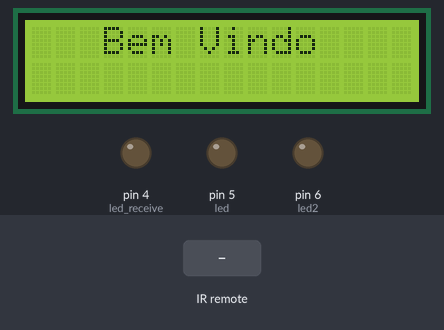
Bench run of a sketch on a simulated Arduino Uno, built with avr-gcc and run on an emulated ATmega328P. Parts: 16×2 character LCD, output pins drawn as LEDs (lit = HIGH). The inputs (shaded band) are chosen by the test bench.

Above: at 1.2 s.
1.3 s: infrared code 0xFF30CF received
At 2.5 s:
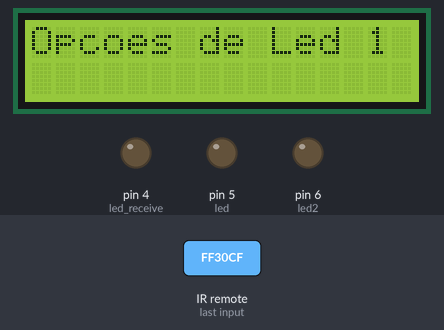
2.8 s: infrared code 0xFFE21D received
At 4.0 s:
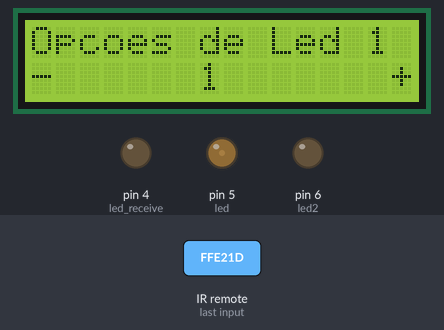
4.3 s: infrared code 0xFF18E7 received
At 4.7 s:
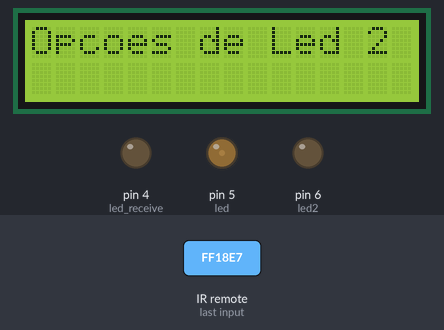
5.8 s: infrared code 0xFFA25D received
At 6.2 s:
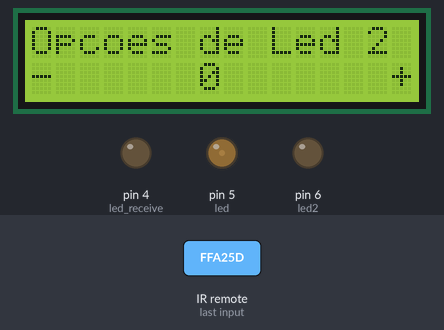
7.4 s: infrared code 0xFFE21D received
At 7.8 s:
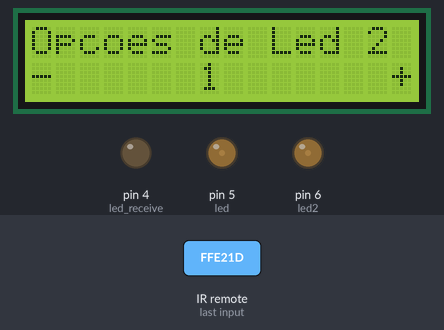
8.9 s: infrared code 0xFF6897 received
At 9.3 s:
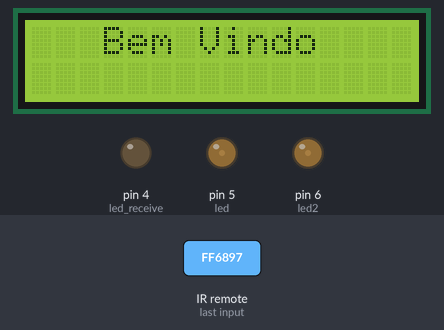
Timing chart, 0 to 11.4 s (numbered marks = the images above; inputs shaded):
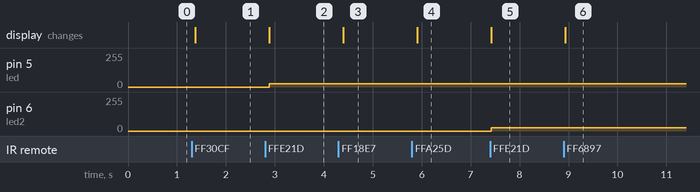

Measured:
- after the input at 1.3 s, the display: changes after 0.08 s (image 1)
- after the input at 2.8 s, pin 5 (led): 0/255 → 25/255 after 0.09 s; the display: changes after 0.09 s (image 2)
- after the input at 4.3 s, the display: changes after 0.10 s (image 3)
- after the input at 5.8 s, the display: changes after 0.11 s (image 4)
- after the input at 7.4 s, pin 6 (led2): 0/255 → 25/255 at once; the display: changes at once (image 5)
- after the input at 8.9 s, the display: changes at once (image 6)

The sketch:

LCD_com_controle_e_menu.ino
```cpp
// Declaração das Bibliotecas utilizadas.

#include <IRremote.h>

#include<LiquidCrystal.h>

/******************************************************************************************************
*  Informação sobre o programa:                                                                       *
*  Pinos usados:                                                                                      *
*    8 -> RS do LCD                                                                                   *
*    9 -> EN do LCD                                                                                   *
*    10 -> D4 do LCD                                                                                   *
*    11 -> D5 do LCD                                                                                   *
*    12 -> D6 do LCD                                                                                  *
*    13 -> D7 do LCD                                                                                  *
*    Você deve alimentar o LCD                                                                        *
*    Ligar um Potenciômetro/trimpot ao pino VO do LCD para controlar o contraste                      *
*    Ligar o R/W do LCD ao GND                                                                        *
*    Ligar os pinos D0, D1, D2, D3 do LCD ao GND                                                      *
*******************************************************************************************************/


//#####################################

// Declaração das Variáveis utilizadas.

LiquidCrystal lcd(8,9,10,11,12,13);

int RECV_PIN = 7;

IRrecv irrecv(RECV_PIN);

decode_results results;

int val=0,pin,dal=0;

int led_receive= 4,led=5,led2=6;

//#####################################

void setup()
{
  lcd.begin(16,2);
  irrecv.enableIRIn(); // Start the receiver
  lcd.setCursor(3,0);
  lcd.print("Bem Vindo");
  pinMode(led_receive,OUTPUT);
  pinMode(led,OUTPUT);
  pinMode(led2,OUTPUT);
}

void loop() {
  if (irrecv.decode(&results)) {

    digitalWrite(led_receive,HIGH);
    delay(5);
    digitalWrite(led_receive,LOW);

  switch(results.value){

    case 16724175 : // Tecla 1 do controle.
      lcd.clear();
      lcd.setCursor(0,0);
      lcd.print("Opcoes de Led 1");
      pin=2;
      break;

    case 16718055 : // Tecla 2 do controle.
      lcd.clear();
      lcd.setCursor(0,0);
      lcd.print("Opcoes de Led 2");
      delay(1000);
      pin=3;
      break;

    case 16738455 : // Tecla 0 do controle.
      lcd.clear();
      lcd.setCursor(3,0);
      lcd.print("Bem Vindo");
      pin=0;
      break;
    //################### codigo para aumentar ###########
    case 16769565 :
    if(pin==2){
      val=val+1;
      if(val>10){val=10;}
      lcd.clear();
      lcd.setCursor(0,0);
      lcd.print("Opcoes de Led 1");
      lcd.setCursor(0,1);
      lcd.print("-");
      lcd.setCursor(7,1);
      lcd.print(val);
      lcd.setCursor(15,1);
      lcd.print("+");
      analogWrite(led,map(val,0,10,0,255));
    }else{
    if(pin==3){
       dal=dal+1;
       if(dal>10){dal=10;}
      lcd.clear();
      lcd.setCursor(0,0);
      lcd.print("Opcoes de Led 2");
      lcd.setCursor(0,1);
      lcd.print("-");
      lcd.setCursor(7,1);
      lcd.print(dal);
      lcd.setCursor(15,1);
      lcd.print("+");
      analogWrite(led2,map(dal,0,10,0,255));
    }
    }
    break;

 //####################### codigo para abaixar ##############

    case 16753245 :
    if(pin==2){
      val=val-1;
      if(val<0){val=0;}
      lcd.clear();
      lcd.setCursor(0,0);
      lcd.print("Opcoes de Led 1");
      lcd.setCursor(0,1);
      lcd.print("-");
      lcd.setCursor(7,1);
      lcd.print(val);
      lcd.setCursor(15,1);
      lcd.print("+");
      analogWrite(led,map(val,0,10,0,255));
    }else{
    if(pin==3){
      dal=dal-1;
      if(dal<0){dal=0;}
      lcd.clear();
      lcd.setCursor(0,0);
      lcd.print("Opcoes de Led 2");
      lcd.setCursor(0,1);
      lcd.print("-");
      lcd.setCursor(7,1);
      lcd.print(dal);
      lcd.setCursor(15,1);
      lcd.print("+");
      analogWrite(led2,map(dal,0,10,0,255));
    }
    }
    break;
  }
   irrecv.resume(); // Receive the next value
  }

  delay(100);
}
```
